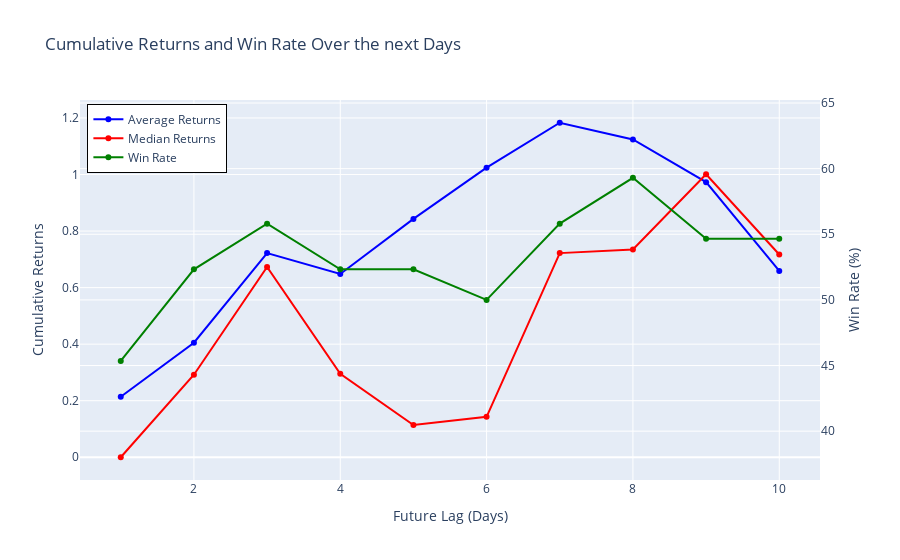

Notebook code cell kept with this figure:
### Code cell
pl.plot_original_stats(avg_returns, median_returns, win_rate)

### Figure 1 — Plotly figure (JSON) as saved in the notebook; plotly's stock layout.template omitted (floating-point values rounded to 4 significant figures)
{"data": [{"hoverinfo": "x+y+name", "line": {"color": "blue"}, "mode": "lines+markers", "name": "Average Returns", "type": "scatter", "x": [1, 2, 3, 4, 5, 6, 7, 8, 9, 10], "y": [0.214, 0.405, 0.722, 0.648, 0.843, 1.024, 1.183, 1.124, 0.973, 0.659], "yaxis": "y"}, {"hoverinfo": "x+y+name", "line": {"color": "red"}, "mode": "lines+markers", "name": "Median Returns", "type": "scatter", "x": [1, 2, 3, 4, 5, 6, 7, 8, 9, 10], "y": [0, 0.292, 0.673, 0.295, 0.114, 0.143, 0.722, 0.735, 1.001, 0.717], "yaxis": "y"}, {"hoverinfo": "x+y+name", "line": {"color": "green"}, "mode": "lines+markers", "name": "Win Rate", "type": "scatter", "x": [1, 2, 3, 4, 5, 6, 7, 8, 9, 10], "y": [45.35, 52.33, 55.81, 52.33, 52.33, 50, 55.81, 59.3, 54.65, 54.65], "yaxis": "y2"}], "layout": {"legend": {"bordercolor": "Black", "borderwidth": 1, "x": 0.01, "y": 0.99}, "title": {"text": "Cumulative Returns and Win Rate Over the next Days"}, "xaxis": {"title": {"text": "Future Lag (Days)"}}, "yaxis": {"title": {"text": "Cumulative Returns"}}, "yaxis2": {"overlaying": "y", "range": [36.28, 65.23], "side": "right", "title": {"text": "Win Rate (%)"}}}}
